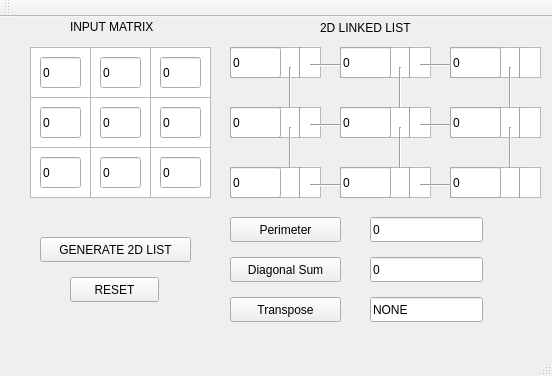
<?xml version="1.0" encoding="UTF-8"?>
<ui version="4.0">
 <class>MainWindow</class>
 <widget class="QMainWindow" name="MainWindow">
  <property name="geometry">
   <rect>
    <x>0</x>
    <y>0</y>
    <width>552</width>
    <height>376</height>
   </rect>
  </property>
  <property name="windowTitle">
   <string>MainWindow</string>
  </property>
  <widget class="QWidget" name="centralWidget">
   <widget class="QTableView" name="tableView">
    <property name="geometry">
     <rect>
      <x>30</x>
      <y>30</y>
      <width>61</width>
      <height>51</height>
     </rect>
    </property>
   </widget>
   <widget class="QTableView" name="tableView_2">
    <property name="geometry">
     <rect>
      <x>30</x>
      <y>130</y>
      <width>61</width>
      <height>51</height>
     </rect>
    </property>
   </widget>
   <widget class="QTableView" name="tableView_3">
    <property name="geometry">
     <rect>
      <x>30</x>
      <y>80</y>
      <width>61</width>
      <height>51</height>
     </rect>
    </property>
   </widget>
   <widget class="QTableView" name="tableView_6">
    <property name="geometry">
     <rect>
      <x>150</x>
      <y>130</y>
      <width>61</width>
      <height>51</height>
     </rect>
    </property>
   </widget>
   <widget class="QTableView" name="tableView_7">
    <property name="geometry">
     <rect>
      <x>150</x>
      <y>80</y>
      <width>61</width>
      <height>51</height>
     </rect>
    </property>
   </widget>
   <widget class="QTableView" name="tableView_8">
    <property name="geometry">
     <rect>
      <x>150</x>
      <y>30</y>
      <width>61</width>
      <height>51</height>
     </rect>
    </property>
   </widget>
   <widget class="QTableView" name="tableView_9">
    <property name="geometry">
     <rect>
      <x>90</x>
      <y>30</y>
      <width>61</width>
      <height>51</height>
     </rect>
    </property>
   </widget>
   <widget class="QTableView" name="tableView_10">
    <property name="geometry">
     <rect>
      <x>90</x>
      <y>80</y>
      <width>61</width>
      <height>51</height>
     </rect>
    </property>
   </widget>
   <widget class="QTableView" name="tableView_11">
    <property name="geometry">
     <rect>
      <x>90</x>
      <y>130</y>
      <width>61</width>
      <height>51</height>
     </rect>
    </property>
   </widget>
   <widget class="QLabel" name="label">
    <property name="geometry">
     <rect>
      <x>70</x>
      <y>0</y>
      <width>101</width>
      <height>20</height>
     </rect>
    </property>
    <property name="text">
     <string>INPUT MATRIX</string>
    </property>
   </widget>
   <widget class="QPushButton" name="pushButton">
    <property name="geometry">
     <rect>
      <x>40</x>
      <y>220</y>
      <width>151</width>
      <height>25</height>
     </rect>
    </property>
    <property name="text">
     <string>GENERATE 2D LIST</string>
    </property>
   </widget>
   <widget class="Line" name="line_10">
    <property name="geometry">
     <rect>
      <x>310</x>
      <y>160</y>
      <width>31</width>
      <height>16</height>
     </rect>
    </property>
    <property name="orientation">
     <enum>Qt::Horizontal</enum>
    </property>
   </widget>
   <widget class="QTableView" name="tableView_12">
    <property name="geometry">
     <rect>
      <x>230</x>
      <y>150</y>
      <width>91</width>
      <height>31</height>
     </rect>
    </property>
    <property name="whatsThis">
     <string>&lt;html&gt;&lt;head/&gt;&lt;body&gt;&lt;p&gt;&lt;br/&gt;&lt;/p&gt;&lt;/body&gt;&lt;/html&gt;</string>
    </property>
   </widget>
   <widget class="Line" name="line_11">
    <property name="geometry">
     <rect>
      <x>290</x>
      <y>150</y>
      <width>20</width>
      <height>31</height>
     </rect>
    </property>
    <property name="orientation">
     <enum>Qt::Vertical</enum>
    </property>
   </widget>
   <widget class="Line" name="line_12">
    <property name="geometry">
     <rect>
      <x>270</x>
      <y>150</y>
      <width>20</width>
      <height>31</height>
     </rect>
    </property>
    <property name="orientation">
     <enum>Qt::Vertical</enum>
    </property>
   </widget>
   <widget class="Line" name="line_5">
    <property name="geometry">
     <rect>
      <x>280</x>
      <y>110</y>
      <width>20</width>
      <height>41</height>
     </rect>
    </property>
    <property name="orientation">
     <enum>Qt::Vertical</enum>
    </property>
   </widget>
   <widget class="Line" name="line_6">
    <property name="geometry">
     <rect>
      <x>310</x>
      <y>100</y>
      <width>31</width>
      <height>16</height>
     </rect>
    </property>
    <property name="orientation">
     <enum>Qt::Horizontal</enum>
    </property>
   </widget>
   <widget class="QTableView" name="tableView_5">
    <property name="geometry">
     <rect>
      <x>230</x>
      <y>90</y>
      <width>91</width>
      <height>31</height>
     </rect>
    </property>
    <property name="whatsThis">
     <string>&lt;html&gt;&lt;head/&gt;&lt;body&gt;&lt;p&gt;&lt;br/&gt;&lt;/p&gt;&lt;/body&gt;&lt;/html&gt;</string>
    </property>
   </widget>
   <widget class="Line" name="line_7">
    <property name="geometry">
     <rect>
      <x>290</x>
      <y>90</y>
      <width>20</width>
      <height>31</height>
     </rect>
    </property>
    <property name="orientation">
     <enum>Qt::Vertical</enum>
    </property>
   </widget>
   <widget class="Line" name="line_8">
    <property name="geometry">
     <rect>
      <x>270</x>
      <y>90</y>
      <width>20</width>
      <height>31</height>
     </rect>
    </property>
    <property name="orientation">
     <enum>Qt::Vertical</enum>
    </property>
   </widget>
   <widget class="Line" name="line_13">
    <property name="geometry">
     <rect>
      <x>390</x>
      <y>50</y>
      <width>20</width>
      <height>41</height>
     </rect>
    </property>
    <property name="orientation">
     <enum>Qt::Vertical</enum>
    </property>
   </widget>
   <widget class="Line" name="line_14">
    <property name="geometry">
     <rect>
      <x>420</x>
      <y>40</y>
      <width>31</width>
      <height>16</height>
     </rect>
    </property>
    <property name="orientation">
     <enum>Qt::Horizontal</enum>
    </property>
   </widget>
   <widget class="QTableView" name="tableView_13">
    <property name="geometry">
     <rect>
      <x>340</x>
      <y>30</y>
      <width>91</width>
      <height>31</height>
     </rect>
    </property>
    <property name="whatsThis">
     <string>&lt;html&gt;&lt;head/&gt;&lt;body&gt;&lt;p&gt;&lt;br/&gt;&lt;/p&gt;&lt;/body&gt;&lt;/html&gt;</string>
    </property>
   </widget>
   <widget class="Line" name="line_15">
    <property name="geometry">
     <rect>
      <x>400</x>
      <y>30</y>
      <width>20</width>
      <height>31</height>
     </rect>
    </property>
    <property name="orientation">
     <enum>Qt::Vertical</enum>
    </property>
   </widget>
   <widget class="Line" name="line_16">
    <property name="geometry">
     <rect>
      <x>380</x>
      <y>30</y>
      <width>20</width>
      <height>31</height>
     </rect>
    </property>
    <property name="orientation">
     <enum>Qt::Vertical</enum>
    </property>
   </widget>
   <widget class="Line" name="line_17">
    <property name="geometry">
     <rect>
      <x>500</x>
      <y>50</y>
      <width>20</width>
      <height>41</height>
     </rect>
    </property>
    <property name="orientation">
     <enum>Qt::Vertical</enum>
    </property>
   </widget>
   <widget class="QTableView" name="tableView_14">
    <property name="geometry">
     <rect>
      <x>450</x>
      <y>30</y>
      <width>91</width>
      <height>31</height>
     </rect>
    </property>
    <property name="whatsThis">
     <string>&lt;html&gt;&lt;head/&gt;&lt;body&gt;&lt;p&gt;&lt;br/&gt;&lt;/p&gt;&lt;/body&gt;&lt;/html&gt;</string>
    </property>
   </widget>
   <widget class="Line" name="line_19">
    <property name="geometry">
     <rect>
      <x>510</x>
      <y>30</y>
      <width>20</width>
      <height>31</height>
     </rect>
    </property>
    <property name="orientation">
     <enum>Qt::Vertical</enum>
    </property>
   </widget>
   <widget class="Line" name="line_20">
    <property name="geometry">
     <rect>
      <x>490</x>
      <y>30</y>
      <width>20</width>
      <height>31</height>
     </rect>
    </property>
    <property name="orientation">
     <enum>Qt::Vertical</enum>
    </property>
   </widget>
   <widget class="Line" name="line_9">
    <property name="geometry">
     <rect>
      <x>390</x>
      <y>110</y>
      <width>20</width>
      <height>41</height>
     </rect>
    </property>
    <property name="orientation">
     <enum>Qt::Vertical</enum>
    </property>
   </widget>
   <widget class="Line" name="line_18">
    <property name="geometry">
     <rect>
      <x>420</x>
      <y>100</y>
      <width>31</width>
      <height>16</height>
     </rect>
    </property>
    <property name="orientation">
     <enum>Qt::Horizontal</enum>
    </property>
   </widget>
   <widget class="QTableView" name="tableView_15">
    <property name="geometry">
     <rect>
      <x>340</x>
      <y>90</y>
      <width>91</width>
      <height>31</height>
     </rect>
    </property>
    <property name="whatsThis">
     <string>&lt;html&gt;&lt;head/&gt;&lt;body&gt;&lt;p&gt;&lt;br/&gt;&lt;/p&gt;&lt;/body&gt;&lt;/html&gt;</string>
    </property>
   </widget>
   <widget class="Line" name="line_21">
    <property name="geometry">
     <rect>
      <x>400</x>
      <y>90</y>
      <width>20</width>
      <height>31</height>
     </rect>
    </property>
    <property name="orientation">
     <enum>Qt::Vertical</enum>
    </property>
   </widget>
   <widget class="Line" name="line_22">
    <property name="geometry">
     <rect>
      <x>380</x>
      <y>90</y>
      <width>20</width>
      <height>31</height>
     </rect>
    </property>
    <property name="orientation">
     <enum>Qt::Vertical</enum>
    </property>
   </widget>
   <widget class="Line" name="line_24">
    <property name="geometry">
     <rect>
      <x>420</x>
      <y>160</y>
      <width>31</width>
      <height>16</height>
     </rect>
    </property>
    <property name="orientation">
     <enum>Qt::Horizontal</enum>
    </property>
   </widget>
   <widget class="QTableView" name="tableView_16">
    <property name="geometry">
     <rect>
      <x>340</x>
      <y>150</y>
      <width>91</width>
      <height>31</height>
     </rect>
    </property>
    <property name="whatsThis">
     <string>&lt;html&gt;&lt;head/&gt;&lt;body&gt;&lt;p&gt;&lt;br/&gt;&lt;/p&gt;&lt;/body&gt;&lt;/html&gt;</string>
    </property>
   </widget>
   <widget class="Line" name="line_25">
    <property name="geometry">
     <rect>
      <x>400</x>
      <y>150</y>
      <width>20</width>
      <height>31</height>
     </rect>
    </property>
    <property name="orientation">
     <enum>Qt::Vertical</enum>
    </property>
   </widget>
   <widget class="Line" name="line_26">
    <property name="geometry">
     <rect>
      <x>380</x>
      <y>150</y>
      <width>20</width>
      <height>31</height>
     </rect>
    </property>
    <property name="orientation">
     <enum>Qt::Vertical</enum>
    </property>
   </widget>
   <widget class="Line" name="line_27">
    <property name="geometry">
     <rect>
      <x>500</x>
      <y>110</y>
      <width>20</width>
      <height>41</height>
     </rect>
    </property>
    <property name="orientation">
     <enum>Qt::Vertical</enum>
    </property>
   </widget>
   <widget class="QTableView" name="tableView_17">
    <property name="geometry">
     <rect>
      <x>450</x>
      <y>90</y>
      <width>91</width>
      <height>31</height>
     </rect>
    </property>
    <property name="whatsThis">
     <string>&lt;html&gt;&lt;head/&gt;&lt;body&gt;&lt;p&gt;&lt;br/&gt;&lt;/p&gt;&lt;/body&gt;&lt;/html&gt;</string>
    </property>
   </widget>
   <widget class="Line" name="line_29">
    <property name="geometry">
     <rect>
      <x>510</x>
      <y>90</y>
      <width>20</width>
      <height>31</height>
     </rect>
    </property>
    <property name="orientation">
     <enum>Qt::Vertical</enum>
    </property>
   </widget>
   <widget class="Line" name="line_30">
    <property name="geometry">
     <rect>
      <x>490</x>
      <y>90</y>
      <width>20</width>
      <height>31</height>
     </rect>
    </property>
    <property name="orientation">
     <enum>Qt::Vertical</enum>
    </property>
   </widget>
   <widget class="QTableView" name="tableView_18">
    <property name="geometry">
     <rect>
      <x>450</x>
      <y>150</y>
      <width>91</width>
      <height>31</height>
     </rect>
    </property>
    <property name="whatsThis">
     <string>&lt;html&gt;&lt;head/&gt;&lt;body&gt;&lt;p&gt;&lt;br/&gt;&lt;/p&gt;&lt;/body&gt;&lt;/html&gt;</string>
    </property>
   </widget>
   <widget class="Line" name="line_33">
    <property name="geometry">
     <rect>
      <x>510</x>
      <y>150</y>
      <width>20</width>
      <height>31</height>
     </rect>
    </property>
    <property name="orientation">
     <enum>Qt::Vertical</enum>
    </property>
   </widget>
   <widget class="Line" name="line_34">
    <property name="geometry">
     <rect>
      <x>490</x>
      <y>150</y>
      <width>20</width>
      <height>31</height>
     </rect>
    </property>
    <property name="orientation">
     <enum>Qt::Vertical</enum>
    </property>
   </widget>
   <widget class="Line" name="line_3">
    <property name="geometry">
     <rect>
      <x>280</x>
      <y>50</y>
      <width>20</width>
      <height>41</height>
     </rect>
    </property>
    <property name="orientation">
     <enum>Qt::Vertical</enum>
    </property>
   </widget>
   <widget class="Line" name="line_4">
    <property name="geometry">
     <rect>
      <x>310</x>
      <y>40</y>
      <width>31</width>
      <height>16</height>
     </rect>
    </property>
    <property name="orientation">
     <enum>Qt::Horizontal</enum>
    </property>
   </widget>
   <widget class="QTableView" name="tableView_4">
    <property name="geometry">
     <rect>
      <x>230</x>
      <y>30</y>
      <width>91</width>
      <height>31</height>
     </rect>
    </property>
    <property name="whatsThis">
     <string>&lt;html&gt;&lt;head/&gt;&lt;body&gt;&lt;p&gt;&lt;br/&gt;&lt;/p&gt;&lt;/body&gt;&lt;/html&gt;</string>
    </property>
   </widget>
   <widget class="Line" name="line_2">
    <property name="geometry">
     <rect>
      <x>290</x>
      <y>30</y>
      <width>20</width>
      <height>31</height>
     </rect>
    </property>
    <property name="orientation">
     <enum>Qt::Vertical</enum>
    </property>
   </widget>
   <widget class="Line" name="line">
    <property name="geometry">
     <rect>
      <x>270</x>
      <y>30</y>
      <width>20</width>
      <height>31</height>
     </rect>
    </property>
    <property name="orientation">
     <enum>Qt::Vertical</enum>
    </property>
   </widget>
   <widget class="QLabel" name="label_2">
    <property name="geometry">
     <rect>
      <x>320</x>
      <y>0</y>
      <width>111</width>
      <height>21</height>
     </rect>
    </property>
    <property name="text">
     <string>2D LINKED LIST</string>
    </property>
   </widget>
   <widget class="QLineEdit" name="Pos_00">
    <property name="geometry">
     <rect>
      <x>40</x>
      <y>40</y>
      <width>41</width>
      <height>31</height>
     </rect>
    </property>
    <property name="text">
     <string>0</string>
    </property>
   </widget>
   <widget class="QLineEdit" name="Pos_12">
    <property name="geometry">
     <rect>
      <x>160</x>
      <y>90</y>
      <width>41</width>
      <height>31</height>
     </rect>
    </property>
    <property name="text">
     <string>0</string>
    </property>
   </widget>
   <widget class="QLineEdit" name="Pos_11">
    <property name="geometry">
     <rect>
      <x>100</x>
      <y>90</y>
      <width>41</width>
      <height>31</height>
     </rect>
    </property>
    <property name="text">
     <string>0</string>
    </property>
   </widget>
   <widget class="QLineEdit" name="Pos_10">
    <property name="geometry">
     <rect>
      <x>40</x>
      <y>90</y>
      <width>41</width>
      <height>31</height>
     </rect>
    </property>
    <property name="text">
     <string>0</string>
    </property>
   </widget>
   <widget class="QLineEdit" name="Pos_02">
    <property name="geometry">
     <rect>
      <x>160</x>
      <y>40</y>
      <width>41</width>
      <height>31</height>
     </rect>
    </property>
    <property name="text">
     <string>0</string>
    </property>
   </widget>
   <widget class="QLineEdit" name="Pos_01">
    <property name="geometry">
     <rect>
      <x>100</x>
      <y>40</y>
      <width>41</width>
      <height>31</height>
     </rect>
    </property>
    <property name="text">
     <string>0</string>
    </property>
   </widget>
   <widget class="QLineEdit" name="Pos_21">
    <property name="geometry">
     <rect>
      <x>100</x>
      <y>140</y>
      <width>41</width>
      <height>31</height>
     </rect>
    </property>
    <property name="text">
     <string>0</string>
    </property>
   </widget>
   <widget class="QLineEdit" name="Pos_20">
    <property name="geometry">
     <rect>
      <x>40</x>
      <y>140</y>
      <width>41</width>
      <height>31</height>
     </rect>
    </property>
    <property name="text">
     <string>0</string>
    </property>
   </widget>
   <widget class="QLineEdit" name="Pos_22">
    <property name="geometry">
     <rect>
      <x>160</x>
      <y>140</y>
      <width>41</width>
      <height>31</height>
     </rect>
    </property>
    <property name="text">
     <string>0</string>
    </property>
   </widget>
   <widget class="QLineEdit" name="NPos_00">
    <property name="geometry">
     <rect>
      <x>230</x>
      <y>30</y>
      <width>51</width>
      <height>31</height>
     </rect>
    </property>
    <property name="text">
     <string>0</string>
    </property>
   </widget>
   <widget class="QLineEdit" name="NPos_01">
    <property name="geometry">
     <rect>
      <x>340</x>
      <y>30</y>
      <width>51</width>
      <height>31</height>
     </rect>
    </property>
    <property name="text">
     <string>0</string>
    </property>
   </widget>
   <widget class="QLineEdit" name="NPos_22">
    <property name="geometry">
     <rect>
      <x>450</x>
      <y>150</y>
      <width>51</width>
      <height>31</height>
     </rect>
    </property>
    <property name="text">
     <string>0</string>
    </property>
   </widget>
   <widget class="QLineEdit" name="NPos_21">
    <property name="geometry">
     <rect>
      <x>340</x>
      <y>150</y>
      <width>51</width>
      <height>31</height>
     </rect>
    </property>
    <property name="text">
     <string>0</string>
    </property>
   </widget>
   <widget class="QLineEdit" name="NPos_20">
    <property name="geometry">
     <rect>
      <x>230</x>
      <y>150</y>
      <width>51</width>
      <height>31</height>
     </rect>
    </property>
    <property name="text">
     <string>0</string>
    </property>
   </widget>
   <widget class="QLineEdit" name="NPos_12">
    <property name="geometry">
     <rect>
      <x>450</x>
      <y>90</y>
      <width>51</width>
      <height>31</height>
     </rect>
    </property>
    <property name="text">
     <string>0</string>
    </property>
   </widget>
   <widget class="QLineEdit" name="NPos_11">
    <property name="geometry">
     <rect>
      <x>340</x>
      <y>90</y>
      <width>51</width>
      <height>31</height>
     </rect>
    </property>
    <property name="text">
     <string>0</string>
    </property>
   </widget>
   <widget class="QLineEdit" name="NPos_10">
    <property name="geometry">
     <rect>
      <x>230</x>
      <y>90</y>
      <width>51</width>
      <height>31</height>
     </rect>
    </property>
    <property name="text">
     <string>0</string>
    </property>
   </widget>
   <widget class="QLineEdit" name="NPos_02">
    <property name="geometry">
     <rect>
      <x>450</x>
      <y>30</y>
      <width>51</width>
      <height>31</height>
     </rect>
    </property>
    <property name="text">
     <string>0</string>
    </property>
   </widget>
   <widget class="QPushButton" name="perimeter_2">
    <property name="geometry">
     <rect>
      <x>230</x>
      <y>200</y>
      <width>111</width>
      <height>25</height>
     </rect>
    </property>
    <property name="text">
     <string>Perimeter</string>
    </property>
   </widget>
   <widget class="QPushButton" name="diagonalSum_2">
    <property name="geometry">
     <rect>
      <x>230</x>
      <y>240</y>
      <width>111</width>
      <height>25</height>
     </rect>
    </property>
    <property name="text">
     <string>Diagonal Sum</string>
    </property>
   </widget>
   <widget class="QPushButton" name="transpose_2">
    <property name="geometry">
     <rect>
      <x>230</x>
      <y>280</y>
      <width>111</width>
      <height>25</height>
     </rect>
    </property>
    <property name="text">
     <string>Transpose</string>
    </property>
   </widget>
   <widget class="QLineEdit" name="perimeter">
    <property name="geometry">
     <rect>
      <x>370</x>
      <y>200</y>
      <width>113</width>
      <height>25</height>
     </rect>
    </property>
    <property name="text">
     <string>0</string>
    </property>
   </widget>
   <widget class="QLineEdit" name="diagonalSum">
    <property name="geometry">
     <rect>
      <x>370</x>
      <y>240</y>
      <width>113</width>
      <height>25</height>
     </rect>
    </property>
    <property name="text">
     <string>0</string>
    </property>
   </widget>
   <widget class="QLineEdit" name="transpose">
    <property name="geometry">
     <rect>
      <x>370</x>
      <y>280</y>
      <width>113</width>
      <height>25</height>
     </rect>
    </property>
    <property name="text">
     <string>NONE</string>
    </property>
   </widget>
   <widget class="QPushButton" name="pushButton_2">
    <property name="geometry">
     <rect>
      <x>70</x>
      <y>260</y>
      <width>89</width>
      <height>25</height>
     </rect>
    </property>
    <property name="text">
     <string>RESET</string>
    </property>
   </widget>
   <zorder>tableView_4</zorder>
   <zorder>tableView_13</zorder>
   <zorder>tableView_14</zorder>
   <zorder>tableView_15</zorder>
   <zorder>tableView_5</zorder>
   <zorder>tableView_17</zorder>
   <zorder>tableView_18</zorder>
   <zorder>tableView_16</zorder>
   <zorder>tableView_12</zorder>
   <zorder>tableView</zorder>
   <zorder>tableView_2</zorder>
   <zorder>tableView_3</zorder>
   <zorder>tableView_6</zorder>
   <zorder>tableView_7</zorder>
   <zorder>tableView_8</zorder>
   <zorder>tableView_9</zorder>
   <zorder>tableView_10</zorder>
   <zorder>tableView_11</zorder>
   <zorder>label</zorder>
   <zorder>pushButton</zorder>
   <zorder>line_10</zorder>
   <zorder>line_11</zorder>
   <zorder>line_12</zorder>
   <zorder>line_5</zorder>
   <zorder>line_6</zorder>
   <zorder>line_7</zorder>
   <zorder>line_8</zorder>
   <zorder>line_13</zorder>
   <zorder>line_14</zorder>
   <zorder>line_15</zorder>
   <zorder>line_16</zorder>
   <zorder>line_17</zorder>
   <zorder>line_19</zorder>
   <zorder>line_20</zorder>
   <zorder>line_9</zorder>
   <zorder>line_18</zorder>
   <zorder>line_21</zorder>
   <zorder>line_22</zorder>
   <zorder>line_24</zorder>
   <zorder>line_25</zorder>
   <zorder>line_26</zorder>
   <zorder>line_27</zorder>
   <zorder>line_29</zorder>
   <zorder>line_30</zorder>
   <zorder>line_33</zorder>
   <zorder>line_34</zorder>
   <zorder>line_3</zorder>
   <zorder>line_4</zorder>
   <zorder>line_2</zorder>
   <zorder>line</zorder>
   <zorder>label_2</zorder>
   <zorder>Pos_00</zorder>
   <zorder>Pos_12</zorder>
   <zorder>Pos_11</zorder>
   <zorder>Pos_10</zorder>
   <zorder>Pos_02</zorder>
   <zorder>Pos_01</zorder>
   <zorder>Pos_21</zorder>
   <zorder>Pos_20</zorder>
   <zorder>Pos_22</zorder>
   <zorder>NPos_00</zorder>
   <zorder>NPos_01</zorder>
   <zorder>NPos_22</zorder>
   <zorder>NPos_21</zorder>
   <zorder>NPos_20</zorder>
   <zorder>NPos_12</zorder>
   <zorder>NPos_11</zorder>
   <zorder>NPos_10</zorder>
   <zorder>NPos_02</zorder>
   <zorder>perimeter_2</zorder>
   <zorder>diagonalSum_2</zorder>
   <zorder>transpose_2</zorder>
   <zorder>perimeter</zorder>
   <zorder>diagonalSum</zorder>
   <zorder>transpose</zorder>
   <zorder>pushButton_2</zorder>
  </widget>
  <widget class="QToolBar" name="mainToolBar">
   <attribute name="toolBarArea">
    <enum>TopToolBarArea</enum>
   </attribute>
   <attribute name="toolBarBreak">
    <bool>false</bool>
   </attribute>
  </widget>
  <widget class="QStatusBar" name="statusBar"/>
  <widget class="QMenuBar" name="menuBar">
   <property name="geometry">
    <rect>
     <x>0</x>
     <y>0</y>
     <width>552</width>
     <height>22</height>
    </rect>
   </property>
  </widget>
 </widget>
 <layoutdefault spacing="6" margin="11"/>
 <resources/>
 <connections/>
</ui>
